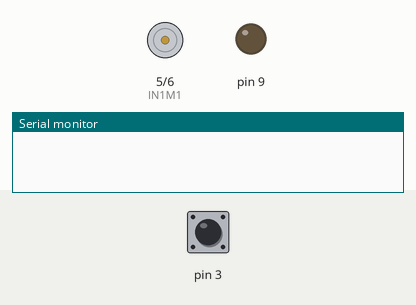
Bench run of a sketch on a simulated Arduino Uno, built with avr-gcc and run on an emulated ATmega328P. Parts: motor-driver pin pairs drawn as motors (green arrow = first pin HIGH = forward, orange = second pin HIGH = backward, longer = more drive), output pins drawn as LEDs (lit = HIGH), the last lines printed to the serial monitor. Inputs (shaded band) come from the test bench; at power-on: pin 3 LOW.

Above: at 0.1 s.
At 1.2 s:
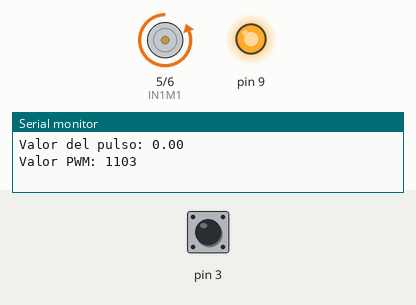
1.3 s: pin 3 pulsed HIGH 2 times (0.12 s each, 0.3 s apart)
At 2.4 s:
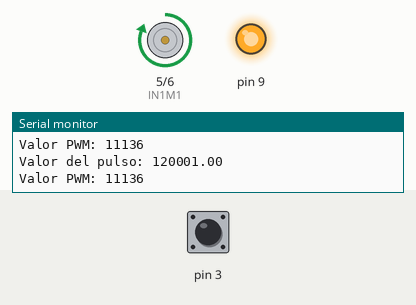
Timing chart, 0 to 4.3 s (numbered marks = the images above; inputs shaded):
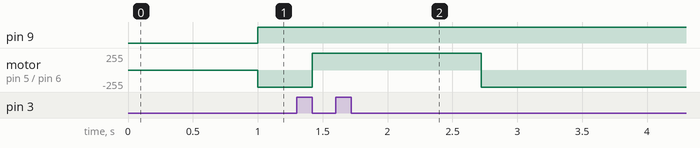

Measured:
- after the input at 1.3 s, motor on pin 5 (IN1M1) / pin 6 (IN2M1): backward 255/255 → forward 255/255 after 0.12 s, → backward 255/255 1.3 s later

The sketch:

Puente_H_ARDUPILOT.ino
```cpp
float PWME1 = 0;
int PWMS1 = 0;
int IN1M1 = 5;
int IN2M1 = 6;
int ENM1 = 9;
int MAX = 1929;       //CALIBRAR
int INTE1 = 1535;     //CALIBRAR
int INTE2 = 1515;     //CALIBRAR
int MIN = 1165;       //CALIBRAR
int DIF1 = 0;
int DIF2 = 0;

void setup ()
{
  pinMode(3, INPUT);
  pinMode(5, OUTPUT);
  pinMode(6, OUTPUT);
  pinMode(9, OUTPUT);
  digitalWrite(IN1M1, LOW);
  digitalWrite(IN2M1, LOW);
  DIF1=MAX-INTE1;
  DIF2=INTE2-MIN;
  Serial.begin (9600);
}

void loop ()
{
PWME1 = pulseIn (3, HIGH);
Serial.print ("Valor del pulso: ");
Serial.println (PWME1);
//////////////////////////////////////////////////////////////////////////////////////////////////////////////////MOTOR 1
  if (PWME1>INTE1){
    digitalWrite(IN1M1, HIGH);
    digitalWrite(IN2M1, LOW);
    PWME1=MAX-PWME1;
    PWMS1=map(PWME1,DIF1,0,0,255);
    analogWrite(9,PWMS1);
    Serial.print ("Valor PWM: ");
    Serial.println (PWMS1);
  }
  else if(PWME1>INTE2&&PWME1<INTE1){
    digitalWrite(IN1M1, LOW);
    digitalWrite(IN2M1, LOW);
    PWMS1=0;
    analogWrite(9,PWMS1);
    Serial.print ("Valor PWM: ");
    Serial.println (PWMS1);
  }
  else if(PWME1<INTE2){
    digitalWrite(IN1M1, LOW);
    digitalWrite(IN2M1, HIGH);
    PWME1=INTE2-PWME1;
    PWMS1=map(PWME1,0,DIF2,0,255);
    analogWrite(9,PWMS1);
    Serial.print ("Valor PWM: ");
    Serial.println (PWMS1);
  }
}
```
